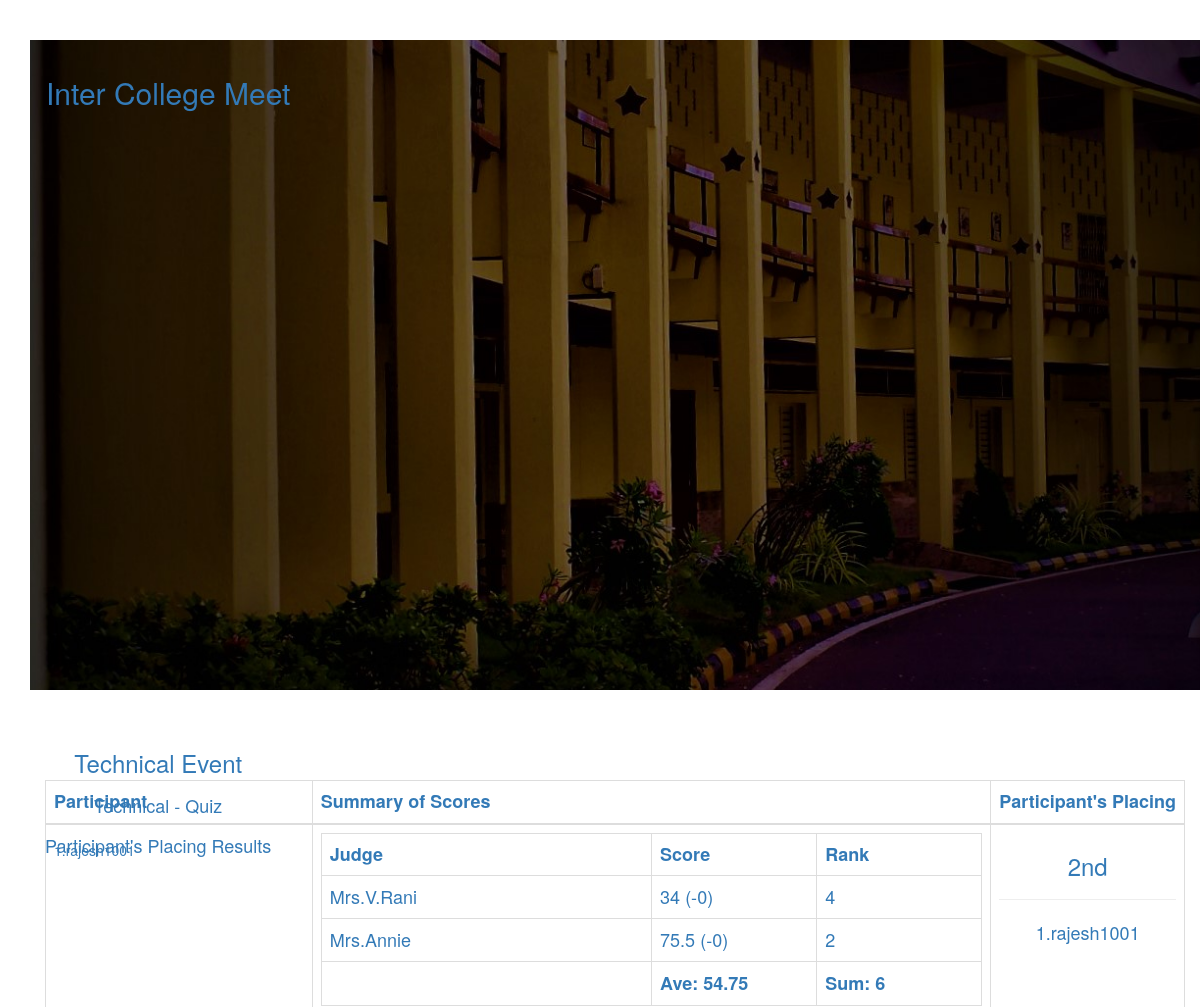
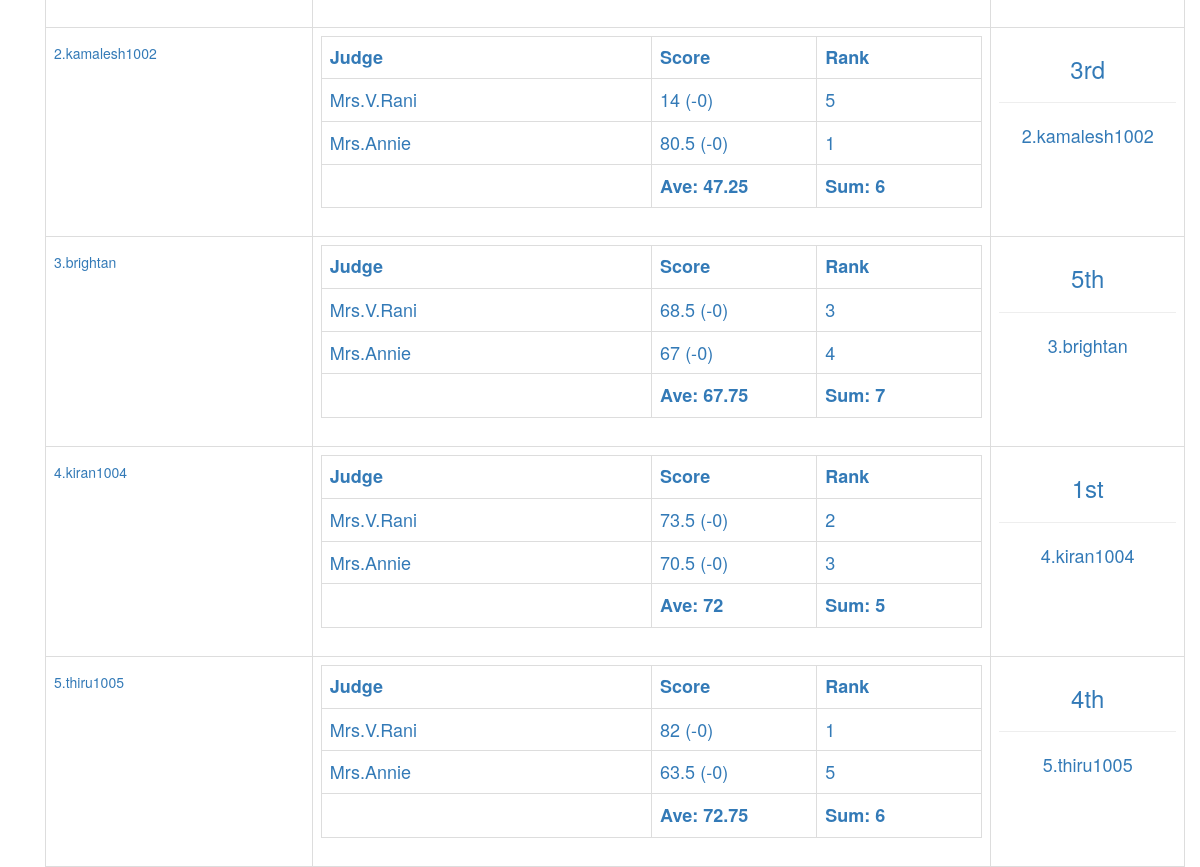
The app's page /judge/result_title.php?event_id=4 (signed in) with its own data (2 pictures, top to bottom).
### tables this page shows
CREATE TABLE `main_event` (
  `mainevent_id` int(11) NOT NULL,
  `event_name` text NOT NULL,
  `status` text NOT NULL,
  `organizer_id` int(11) NOT NULL,
  `sy` varchar(9) NOT NULL,
  `date_start` text NOT NULL,
  `date_end` text NOT NULL,
  `place` text NOT NULL
);

CREATE TABLE `sub_event` (
  `subevent_id` int(11) NOT NULL,
  `mainevent_id` int(11) NOT NULL,
  `organizer_id` int(11) NOT NULL,
  `event_name` text NOT NULL,
  `status` text NOT NULL,
  `eventdate` text NOT NULL,
  `eventtime` text NOT NULL,
  `place` text NOT NULL,
  `txtpoll_status` text NOT NULL,
  `view` varchar(15) NOT NULL,
  `txtpollview` varchar(15) NOT NULL
);

CREATE TABLE `contestants` (
  `contestant_id` int(11) NOT NULL,
  `fullname` text NOT NULL,
  `subevent_id` int(11) NOT NULL,
  `contestant_ctr` int(11) NOT NULL,
  `status` text NOT NULL,
  `txt_code` text NOT NULL,
  `rand_code` int(15) NOT NULL,
  `txtPollScore` int(11) NOT NULL
);

CREATE TABLE `sub_results` (
  `subresult_id` int(11) NOT NULL,
  `subevent_id` int(11) NOT NULL,
  `mainevent_id` int(11) NOT NULL,
  `contestant_id` int(11) NOT NULL,
  `judge_id` int(11) NOT NULL,
  `total_score` decimal(11,1) NOT NULL,
  `deduction` int(11) NOT NULL,
  `criteria_ctr1` decimal(11,1) NOT NULL,
  `criteria_ctr2` decimal(11,1) NOT NULL,
  `criteria_ctr3` decimal(11,1) NOT NULL,
  `criteria_ctr4` decimal(11,1) NOT NULL,
  `criteria_ctr5` decimal(11,1) NOT NULL,
  `criteria_ctr6` decimal(11,1) NOT NULL,
  `criteria_ctr7` decimal(11,1) NOT NULL,
  `criteria_ctr8` decimal(11,1) NOT NULL,
  `criteria_ctr9` decimal(11,1) NOT NULL,
  `criteria_ctr10` decimal(11,1) NOT NULL,
  `comments` text NOT NULL,
  `rank` varchar(11) NOT NULL,
  `judge_rank_stat` varchar(15) NOT NULL,
  `place_title` varchar(25) NOT NULL
);

CREATE TABLE `judges` (
  `judge_id` int(11) NOT NULL,
  `subevent_id` int(11) NOT NULL,
  `judge_ctr` int(11) NOT NULL,
  `fullname` text NOT NULL,
  `code` varchar(6) NOT NULL,
  `jtype` varchar(25) NOT NULL
);

### judge/result_title.php (the view, shortened to what this page needs)
<!DOCTYPE html>
<html lang="en">
   <?php
   include('header2.php');
   include('session.php');
   $active_sub_event=$_GET['event_id'];
  function ordinal($i)
  {
      $l = substr($i,-1);
      $s = substr($i,-2,-1);
      return $i.(
        (($l==1 && $s==1) ||
        ($l==2 && $s==1) ||
        ($l==3 && $s==1) ||
        $l > 3 ||
        $l==0 )?'th':(($l==3)?'rd':(($l==2)?'nd':'st')));
  }
$s_event_query = $conn->query("select * from sub_event where subevent_id='$active_sub_event'") or die(mysql_error());
while ($s_event_row = $s_event_query->fetch())
{
            $MEidxx=$s_event_row['mainevent_id'];
              $event_query = $conn->query("select * from main_event where mainevent_id='$MEidxx'") or die(mysql_error());
		while ($event_row = $event_query->fetch())
        {
            $o_result_query = $conn->query("select distinct contestant_id from sub_results where mainevent_id='$MEidxx' and subevent_id='$active_sub_event'") or die(mysql_error());
            while ($o_result_row = $o_result_query->fetch())
            {
            $contestant_id=$o_result_row['contestant_id'];
                $rank_score=0;
                $tot_score_query = $conn->query("select judge_id,total_score, deduction, rank from sub_results where contestant_id='$contestant_id'") or die(mysql_error());
                while ($tot_score_row = $tot_score_query->fetch())
                {
                     $rank_score=$rank_score+$tot_score_row['rank'];
                }
                $rsChecker = $conn->query("select * from rank_system WHERE subevent_id='$active_sub_event' AND contestant_id='$contestant_id'") or die(mysql_error());
                if($rsChecker->rowCount()>0)
                {
                    $conn->query("UPDATE rank_system SET total_rank='$rank_score' WHERE subevent_id='$active_sub_event' AND contestant_id='$contestant_id'");
                }
                else
                {
                    $conn->query("insert into rank_system(subevent_id,contestant_id,total_rank)VALUES('$active_sub_event','$contestant_id','$rank_score')");
                }
                  $rspCtr=0;
                  $rsPlacer = $conn->query("SELECT * FROM rank_system WHERE subevent_id='$active_sub_event' ORDER BY total_rank ASC") or die(mysql_error());
                  while ($rsp_row = $rsPlacer->fetch())
                  {
                    $rspCtr++;
                    $rsp_contestant_id=$rsp_row['contestant_id'];
                    $conn->query("UPDATE sub_results SET place_title='".(ordinal($rspCtr))."' WHERE contestant_id='$rsp_contestant_id'");
                  }
        }
    }
}
?>
  <body data-spy="scroll" data-target=".bs-docs-sidebar">
  <div class="container">
    <div class="row">
      <div class="span12">
           <?php
             $s_event_query = $conn->query("select * from sub_event where subevent_id='$active_sub_event'") or die(mysql_error());
		while ($s_event_row = $s_event_query->fetch())
        {
            $MEidxx=$s_event_row['mainevent_id'];
              $event_query = $conn->query("select * from main_event where mainevent_id='$MEidxx'") or die(mysql_error());
		while ($event_row = $event_query->fetch())
        {
            ?>
             <center>
                <?php include('doc_header.php'); ?>
             <table>
             <tr>
             <td align="center">
            <h3><?php echo $event_row['event_name']; ?></h3>
             </td>
              </tr>
              <tr>
              <td align="center">
              <h4> <?php echo $s_event_row['event_name']; ?></h4>
              </td>
              </tr>
               <tr>
             <td align="center">
            <h4>Participant's Placing Results</h4>
             </td>
              </tr>
             </table>
          <table class="table table-bordered">
        <thead>
     <th>Participant</th>
        <th>Summary of Scores</th>
          <th>Participant's Placing</th>
        </thead>
     <tbody>
     <?php
$o_result_query = $conn->query("select distinct contestant_id from sub_results where mainevent_id='$MEidxx' and subevent_id='$active_sub_event' ORDER BY contestant_id ASC") or die(mysql_error());
while ($o_result_row = $o_result_query->fetch()) {
    $contestant_id=$o_result_row['contestant_id'];
         ?>
         <tr>
         <td><h5><?php
          $cname_query = $conn->query("select * from contestants where contestant_id='$contestant_id'") or die(mysql_error());
while ($cname_row = $cname_query->fetch())
{
        $contXXname=$cname_row['contestant_ctr'].".".$cname_row['fullname'];
}
            echo $contXXname;  ?>
           </h5></td>
          <td>
           <table class="table table-bordered">
           <tr>
           <th>Judge</th>
           <th>Score</th>
           <th>Rank</th>
           </tr>
         <?php
$divz=0;
$totx_score=0;
$rank_score=0;
$tot_score_query = $conn->query("select * from sub_results where contestant_id='$contestant_id'") or die(mysql_error());
while ($tot_score_row = $tot_score_query->fetch())
{
  $divz=$divz+1;
}
$tot_score_query = $conn->query("select judge_id,total_score, deduction, rank from sub_results where contestant_id='$contestant_id' ORDER BY judge_id") or die(mysql_error());
while ($tot_score_row = $tot_score_query->fetch())
{
     $totx_score=$totx_score+$tot_score_row['total_score'];
     $rank_score=$rank_score+$tot_score_row['rank'];
     $totx_deduct=$tot_score_row['deduction'];
    ?>
   <tr>
   <td style="width: 50% !important;"><?php $jx_id=$tot_score_row['judge_id'];
    $jname_query = $conn->query("select * from judges where judge_id='$jx_id'") or die(mysql_error());
$jname_row = $jname_query->fetch();
 echo $jname_row['fullname'];
    ?></td>
   <td style="width: 25% !important;"><?php echo $tot_score_row['total_score']-$tot_score_row['deduction']; ?><?php echo " (-".$tot_score_row['deduction'].")"; ?></td>
    <td style="width: 25% !important;"><?php echo $tot_score_row['rank']; ?></td>
   </tr>
<?php } ?>
 <tr>
 <td></td>
   <td><b>Ave: <?php echo round(($totx_score-$totx_deduct)/$divz,2) ?></b></td>
      <td><b>Sum:
      <?php
        echo $rank_score;
        ?></b></td>
   </tr>
 </table>
          </td>
          <td style="width: 17%!important;">
          <center>
          <h3>
          <?php
          $pt_result_query = $conn->query("SELECT * FROM sub_results WHERE contestant_id='$contestant_id'") or die(mysql_error());
          $pt_result_row = $pt_result_query->fetch();
          echo $pt_result_row['place_title'];
          ?>
          </h3>
          <hr />
          <?php echo $contXXname; ?>
          </center>
          </td>
         </tr>
        <?php } ?>
     </tbody>
          </table>
           <?php }  } ?>
    </div>
  </div>
  </body>
</html>

### judge/doc_header.php (shortened to what this page needs)
            <table>
<header class="bgImage" >
    <nav class="navbar" >
        <div class="container">
        <div class="navbar-header">
                <a class = "navbar-brand">
                   <h2> Inter College Meet</h2>
                     </div>
        </div>
    </div>

### judge/assets/css/docs.css (style rules this page uses)
body { position: relative; padding-top: 40px; }

### judge/doc_header.php (style rules this page uses)
.bgImage { background-image: url(images/aac.jpg); background-size: cover; background-position: center center; height: 650px; margin-bottom: 25px; }

### records on screen
sub_event: event_name "Technical - Quiz"
main_event: event_name "Technical Event", contestants.contestant_ctr+fullname "1.rajesh1001", sub_results.deduction "54.75", rank_score "6", sub_results.place_title "2nd", contestants.contestant_ctr+fullname "2.kamalesh1002", sub_results.deduction "47.25", sub_results.place_title "3rd", contestants.contestant_ctr+fullname "3.brightan", sub_results.deduction "67.75", rank_score "7", sub_results.place_title "5th", contestants.contestant_ctr+fullname "4.kiran1004", sub_results.deduction "72", rank_score "5", sub_results.place_title "1st", contestants.contestant_ctr+fullname "5.thiru1005", sub_results.deduction "72.75", sub_results.place_title "4th"
sub_results: judge.fullname "Mrs.V.Rani", $tot_score_row['total_score']-$tot_score_row['deduction'] "34", deduction "0", rank "4"
sub_results: judge.fullname "Mrs.Annie", $tot_score_row['total_score']-$tot_score_row['deduction'] "75.5", deduction "0", rank "2"
sub_results: judge.fullname "Mrs.V.Rani", $tot_score_row['total_score']-$tot_score_row['deduction'] "14", deduction "0", rank "5"
sub_results: judge.fullname "Mrs.Annie", $tot_score_row['total_score']-$tot_score_row['deduction'] "80.5", deduction "0", rank "1"
sub_results: judge.fullname "Mrs.V.Rani", $tot_score_row['total_score']-$tot_score_row['deduction'] "68.5", deduction "0", rank "3"
sub_results: judge.fullname "Mrs.Annie", $tot_score_row['total_score']-$tot_score_row['deduction'] "67", deduction "0", rank "4"
sub_results: judge.fullname "Mrs.V.Rani", $tot_score_row['total_score']-$tot_score_row['deduction'] "73.5", deduction "0", rank "2"
sub_results: judge.fullname "Mrs.Annie", $tot_score_row['total_score']-$tot_score_row['deduction'] "70.5", deduction "0", rank "3"
sub_results: judge.fullname "Mrs.V.Rani", $tot_score_row['total_score']-$tot_score_row['deduction'] "82", deduction "0", rank "1"
sub_results: judge.fullname "Mrs.Annie", $tot_score_row['total_score']-$tot_score_row['deduction'] "63.5", deduction "0", rank "5"
